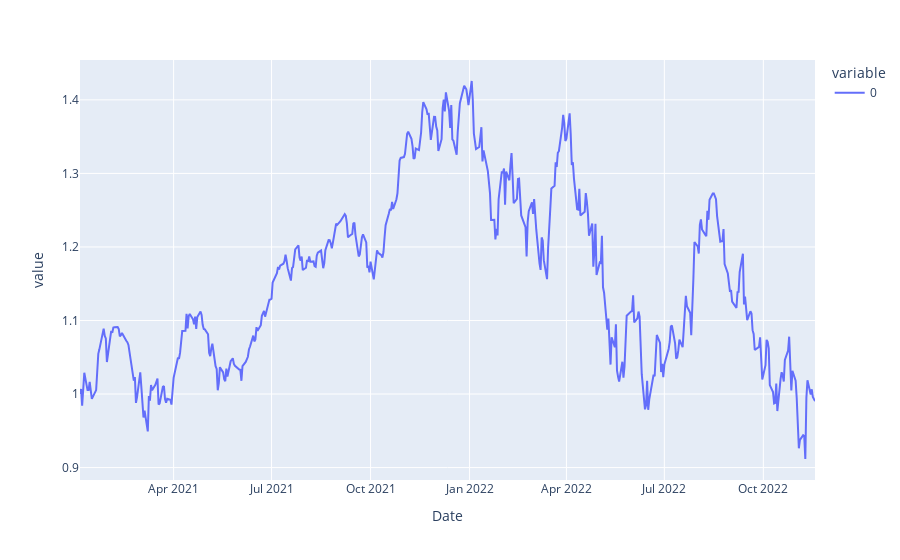

The notebook cell saved with this chart:
### Code cell
px.line(cumulative)

### Figure 1 — Plotly figure (JSON) as saved in the notebook; plotly's stock layout.template omitted (floating-point values rounded to 4 significant figures; data arrays with more than 128 entries replaced by an {"elided": "..."} marker saying what was removed)
{"data": [{"hovertemplate": "variable=0<br>Date=%{x}<br>value=%{y}<extra></extra>", "legendgroup": "0", "line": {"color": "#636efa", "dash": "solid"}, "marker": {"symbol": "circle"}, "mode": "lines", "name": "0", "orientation": "v", "showlegend": true, "type": "scatter", "x": {"elided": "475 str values"}, "xaxis": "x", "y": {"elided": "475 float values"}, "yaxis": "y"}], "layout": {"legend": {"title": {"text": "variable"}, "tracegroupgap": 0}, "margin": {"t": 60}, "xaxis": {"anchor": "y", "domain": [0, 1], "title": {"text": "Date"}}, "yaxis": {"anchor": "x", "domain": [0, 1], "title": {"text": "value"}}}}
